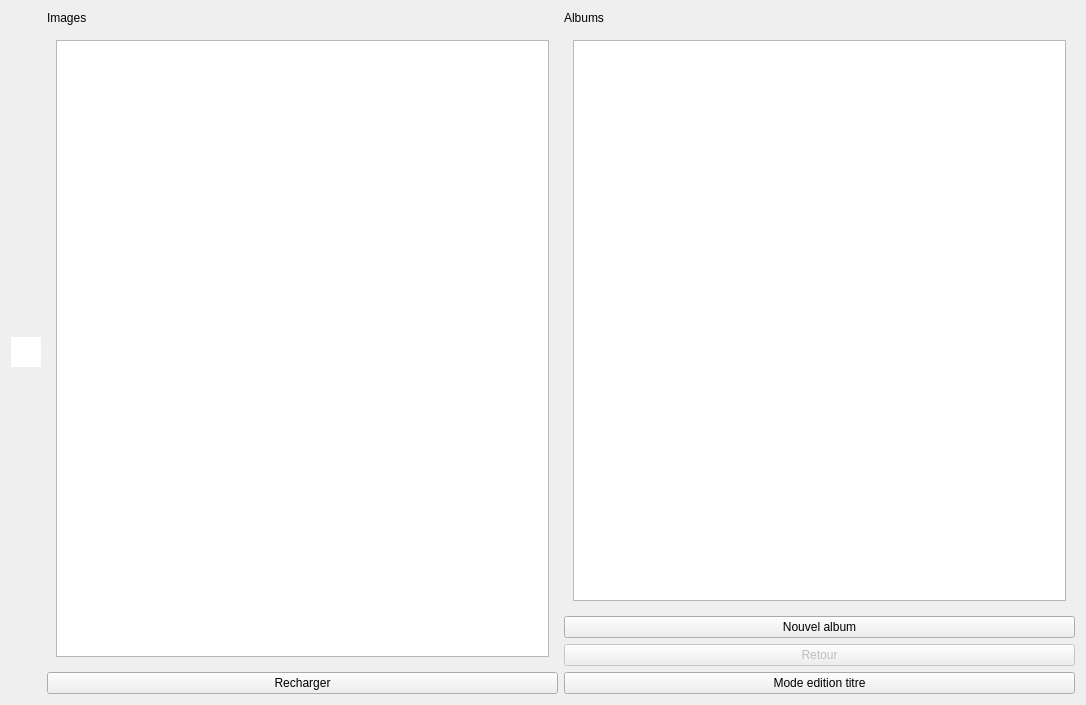
<?xml version="1.0" encoding="UTF-8"?>
<ui version="4.0">
 <class>Explorer</class>
 <widget class="QWidget" name="Explorer">
  <property name="geometry">
   <rect>
    <x>0</x>
    <y>0</y>
    <width>1086</width>
    <height>705</height>
   </rect>
  </property>
  <property name="windowTitle">
   <string>Form</string>
  </property>
  <layout class="QHBoxLayout" name="horizontalLayout_4">
   <item>
    <layout class="QHBoxLayout" name="horizontalLayout">
     <item>
      <widget class="QListWidget" name="listWidget">
       <property name="enabled">
        <bool>true</bool>
       </property>
       <property name="sizePolicy">
        <sizepolicy hsizetype="Minimum" vsizetype="Minimum">
         <horstretch>0</horstretch>
         <verstretch>0</verstretch>
        </sizepolicy>
       </property>
       <property name="minimumSize">
        <size>
         <width>2</width>
         <height>0</height>
        </size>
       </property>
       <property name="maximumSize">
        <size>
         <width>30</width>
         <height>30</height>
        </size>
       </property>
       <property name="frameShape">
        <enum>QFrame::NoFrame</enum>
       </property>
       <property name="gridSize">
        <size>
         <width>0</width>
         <height>0</height>
        </size>
       </property>
       <property name="viewMode">
        <enum>QListView::ListMode</enum>
       </property>
       <property name="modelColumn">
        <number>0</number>
       </property>
      </widget>
     </item>
     <item>
      <layout class="QVBoxLayout" name="verticalLayoutImages">
       <item>
        <widget class="QLabel" name="img_label">
         <property name="text">
          <string>Images</string>
         </property>
        </widget>
       </item>
       <item>
        <widget class="QScrollArea" name="img_scroll">
         <property name="frameShape">
          <enum>QFrame::NoFrame</enum>
         </property>
         <property name="widgetResizable">
          <bool>true</bool>
         </property>
         <widget class="QWidget" name="scrollAreaWidgetContents">
          <property name="geometry">
           <rect>
            <x>0</x>
            <y>0</y>
            <width>510</width>
            <height>635</height>
           </rect>
          </property>
          <layout class="QHBoxLayout" name="horizontalLayout_2">
           <item>
            <widget class="QListView" name="listViewImages">
             <property name="tabKeyNavigation">
              <bool>true</bool>
             </property>
             <property name="showDropIndicator" stdset="0">
              <bool>false</bool>
             </property>
             <property name="dragEnabled">
              <bool>true</bool>
             </property>
             <property name="dragDropMode">
              <enum>QAbstractItemView::NoDragDrop</enum>
             </property>
             <property name="defaultDropAction">
              <enum>Qt::CopyAction</enum>
             </property>
             <property name="alternatingRowColors">
              <bool>false</bool>
             </property>
             <property name="iconSize">
              <size>
               <width>100</width>
               <height>100</height>
              </size>
             </property>
             <property name="textElideMode">
              <enum>Qt::ElideRight</enum>
             </property>
             <property name="verticalScrollMode">
              <enum>QAbstractItemView::ScrollPerPixel</enum>
             </property>
             <property name="movement">
              <enum>QListView::Static</enum>
             </property>
             <property name="flow">
              <enum>QListView::LeftToRight</enum>
             </property>
             <property name="isWrapping" stdset="0">
              <bool>true</bool>
             </property>
             <property name="resizeMode">
              <enum>QListView::Adjust</enum>
             </property>
             <property name="layoutMode">
              <enum>QListView::Batched</enum>
             </property>
             <property name="spacing">
              <number>0</number>
             </property>
             <property name="gridSize">
              <size>
               <width>110</width>
               <height>150</height>
              </size>
             </property>
             <property name="viewMode">
              <enum>QListView::IconMode</enum>
             </property>
             <property name="uniformItemSizes">
              <bool>false</bool>
             </property>
             <property name="batchSize">
              <number>1</number>
             </property>
             <property name="wordWrap">
              <bool>true</bool>
             </property>
             <property name="itemAlignment">
              <set>Qt::AlignCenter</set>
             </property>
            </widget>
           </item>
          </layout>
         </widget>
        </widget>
       </item>
       <item>
        <widget class="QPushButton" name="refreshButton">
         <property name="text">
          <string>Recharger</string>
         </property>
        </widget>
       </item>
      </layout>
     </item>
     <item>
      <layout class="QVBoxLayout" name="verticalLayoutAlbums">
       <item>
        <widget class="QLabel" name="alb_label">
         <property name="text">
          <string>Albums</string>
         </property>
        </widget>
       </item>
       <item>
        <widget class="QScrollArea" name="alb_scroll">
         <property name="frameShape">
          <enum>QFrame::NoFrame</enum>
         </property>
         <property name="widgetResizable">
          <bool>true</bool>
         </property>
         <widget class="QWidget" name="scrollAreaWidgetContents_2">
          <property name="geometry">
           <rect>
            <x>0</x>
            <y>0</y>
            <width>510</width>
            <height>579</height>
           </rect>
          </property>
          <layout class="QHBoxLayout" name="horizontalLayout_3">
           <item>
            <widget class="QListView" name="listViewAlbum">
             <property name="minimumSize">
              <size>
               <width>0</width>
               <height>35</height>
              </size>
             </property>
             <property name="tabKeyNavigation">
              <bool>true</bool>
             </property>
             <property name="dragEnabled">
              <bool>true</bool>
             </property>
             <property name="dragDropMode">
              <enum>QAbstractItemView::InternalMove</enum>
             </property>
             <property name="defaultDropAction">
              <enum>Qt::MoveAction</enum>
             </property>
             <property name="iconSize">
              <size>
               <width>100</width>
               <height>100</height>
              </size>
             </property>
             <property name="verticalScrollMode">
              <enum>QAbstractItemView::ScrollPerPixel</enum>
             </property>
             <property name="movement">
              <enum>QListView::Snap</enum>
             </property>
             <property name="resizeMode">
              <enum>QListView::Adjust</enum>
             </property>
             <property name="layoutMode">
              <enum>QListView::Batched</enum>
             </property>
             <property name="gridSize">
              <size>
               <width>110</width>
               <height>120</height>
              </size>
             </property>
             <property name="viewMode">
              <enum>QListView::IconMode</enum>
             </property>
             <property name="batchSize">
              <number>1</number>
             </property>
             <property name="wordWrap">
              <bool>true</bool>
             </property>
             <property name="selectionRectVisible">
              <bool>true</bool>
             </property>
             <property name="itemAlignment">
              <set>Qt::AlignCenter</set>
             </property>
            </widget>
           </item>
          </layout>
         </widget>
        </widget>
       </item>
       <item>
        <widget class="QPushButton" name="albumAddButton">
         <property name="text">
          <string>Nouvel album</string>
         </property>
        </widget>
       </item>
       <item>
        <widget class="QPushButton" name="albumBackButton">
         <property name="enabled">
          <bool>false</bool>
         </property>
         <property name="text">
          <string>Retour</string>
         </property>
         <property name="flat">
          <bool>false</bool>
         </property>
        </widget>
       </item>
       <item>
        <widget class="QPushButton" name="albumEditTitle">
         <property name="text">
          <string>Mode edition titre</string>
         </property>
         <property name="checkable">
          <bool>true</bool>
         </property>
        </widget>
       </item>
      </layout>
     </item>
    </layout>
   </item>
  </layout>
 </widget>
 <resources/>
 <connections/>
</ui>
